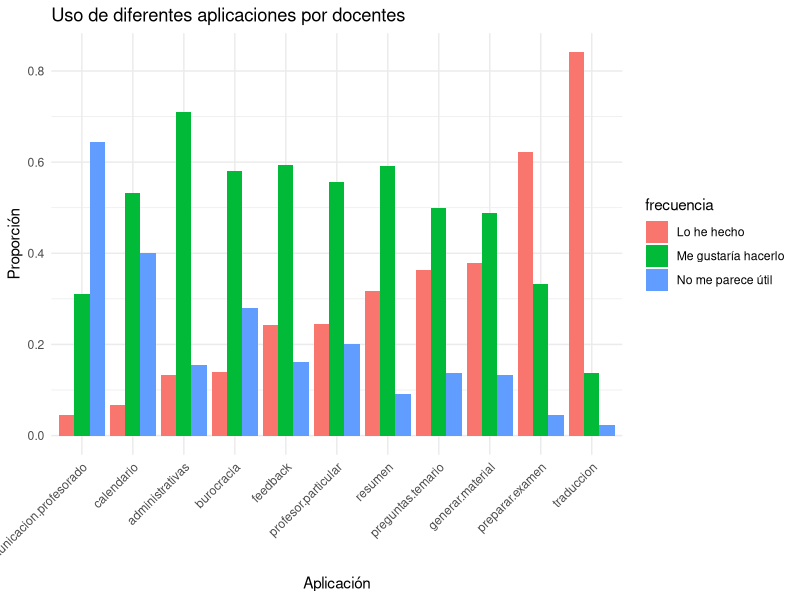

R code for this plot:
## ---- chunk 1
library(ggplot2)
library(dplyr)
library(tidyr)

frecuencias_data <- read.csv("../data/frecuencias-uso-docentes.csv", header = TRUE, na.strings="", sep = ";")

columnas <- strsplit("administrativas;burocracia;calendario;comunicacion-profesorado;feedback;generar-material;preguntas-temario;preparar-examen;profesor-particular;resumen;traduccion", ";")

resultados_uso <- data.frame( uso=character(),
                              frecuencia=character(),
                              porcentaje = numeric() );

for ( i in columnas[[1]] ) {
  i <- gsub("-", ".", i)

  porcentajes_data <-  frecuencias_data[i] %>% drop_na() %>% group_by(.data[[i]]) %>%
  summarise(Número = n()) %>%
  mutate(Proporción = Número / sum(Número))

  porcentajes_data$Frecuencia <- factor(porcentajes_data[[i]],
                                        levels = c("No me parece útil", "Me gustaría hacerlo", "Lo he hecho"))

  for (j in levels(porcentajes_data$Frecuencia) ) {
    resultados_uso <- rbind( resultados_uso,
                             data.frame( uso = i,
                                         frecuencia = j,
                                         porcentaje = sum( porcentajes_data$Proporción[porcentajes_data$Frecuencia == j] )
                             )
    )
  }

}

## ---- chunk 2
resultados_uso$uso <- factor(resultados_uso$uso,
                             levels = resultados_uso %>%
                               filter(frecuencia == "Lo he hecho") %>%
                               arrange(porcentaje) %>% pull(uso)
                             )
ggplot(resultados_uso, aes(x=uso, fill=frecuencia, y = porcentaje)) +
  geom_bar( stat="identity", position="dodge") +
  labs(title="Uso de diferentes aplicaciones por docentes", x="Aplicación", y="Proporción") +
  theme_minimal() +
  theme(axis.text.x = element_text(angle = 45, hjust = 1))
## ---- chunk 3
library(flextable)
resultados_uso %>%
  pivot_wider(names_from = frecuencia, values_from = porcentaje) %>%
  flextable() %>%
  set_header_labels(uso = "Aplicación",
                    `No me parece útil` = "No me parece útil",
                    `Me gustaría hacerlo` = "Me gustaría hacerlo",
                    `Lo he hecho` = "Lo he hecho") %>%
  colformat_double(digits = 2)
